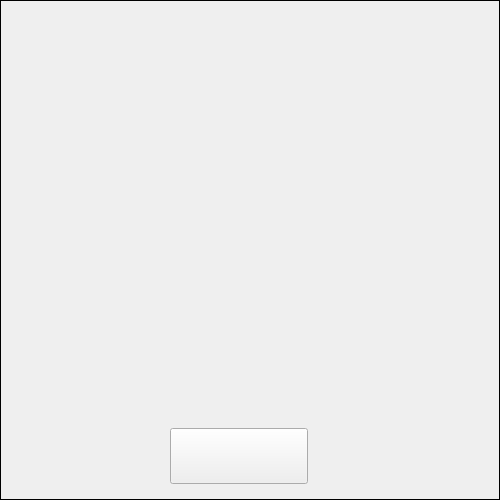
<?xml version="1.0" encoding="UTF-8"?>
<ui version="4.0">
 <class>dialog</class>
 <widget class="QDialog" name="dialog">
  <property name="geometry">
   <rect>
    <x>0</x>
    <y>0</y>
    <width>500</width>
    <height>500</height>
   </rect>
  </property>
  <property name="sizePolicy">
   <sizepolicy hsizetype="Fixed" vsizetype="Fixed">
    <horstretch>0</horstretch>
    <verstretch>0</verstretch>
   </sizepolicy>
  </property>
  <property name="minimumSize">
   <size>
    <width>500</width>
    <height>500</height>
   </size>
  </property>
  <property name="maximumSize">
   <size>
    <width>500</width>
    <height>500</height>
   </size>
  </property>
  <property name="windowTitle">
   <string>Dialog</string>
  </property>
  <widget class="QLabel" name="label">
   <property name="geometry">
    <rect>
     <x>0</x>
     <y>0</y>
     <width>500</width>
     <height>500</height>
    </rect>
   </property>
   <property name="sizePolicy">
    <sizepolicy hsizetype="Fixed" vsizetype="Fixed">
     <horstretch>0</horstretch>
     <verstretch>0</verstretch>
    </sizepolicy>
   </property>
   <property name="minimumSize">
    <size>
     <width>500</width>
     <height>500</height>
    </size>
   </property>
   <property name="maximumSize">
    <size>
     <width>500</width>
     <height>500</height>
    </size>
   </property>
   <property name="frameShape">
    <enum>QFrame::Box</enum>
   </property>
   <property name="text">
    <string/>
   </property>
   <property name="pixmap">
    <pixmap resource="../imgsrc/imgsrc.qrc">:/interface/bghw.jpg</pixmap>
   </property>
   <property name="scaledContents">
    <bool>true</bool>
   </property>
  </widget>
  <widget class="QPushButton" name="pushButton">
   <property name="geometry">
    <rect>
     <x>170</x>
     <y>428</y>
     <width>138</width>
     <height>56</height>
    </rect>
   </property>
   <property name="sizePolicy">
    <sizepolicy hsizetype="Fixed" vsizetype="Fixed">
     <horstretch>0</horstretch>
     <verstretch>0</verstretch>
    </sizepolicy>
   </property>
   <property name="minimumSize">
    <size>
     <width>138</width>
     <height>56</height>
    </size>
   </property>
   <property name="maximumSize">
    <size>
     <width>138</width>
     <height>56</height>
    </size>
   </property>
   <property name="autoFillBackground">
    <bool>false</bool>
   </property>
   <property name="text">
    <string/>
   </property>
   <property name="icon">
    <iconset resource="../imgsrc/imgsrc.qrc">
     <normaloff>:/interface/WbtnNormal.jpg</normaloff>
     <normalon>:/interface/WbtnNormal.jpg</normalon>:/interface/WbtnNormal.jpg</iconset>
   </property>
   <property name="iconSize">
    <size>
     <width>140</width>
     <height>58</height>
    </size>
   </property>
   <property name="checkable">
    <bool>true</bool>
   </property>
   <property name="autoRepeat">
    <bool>true</bool>
   </property>
   <property name="autoRepeatDelay">
    <number>20</number>
   </property>
   <property name="autoRepeatInterval">
    <number>300</number>
   </property>
   <property name="autoDefault">
    <bool>false</bool>
   </property>
  </widget>
 </widget>
 <resources>
  <include location="../imgsrc/imgsrc.qrc"/>
 </resources>
 <connections/>
</ui>
